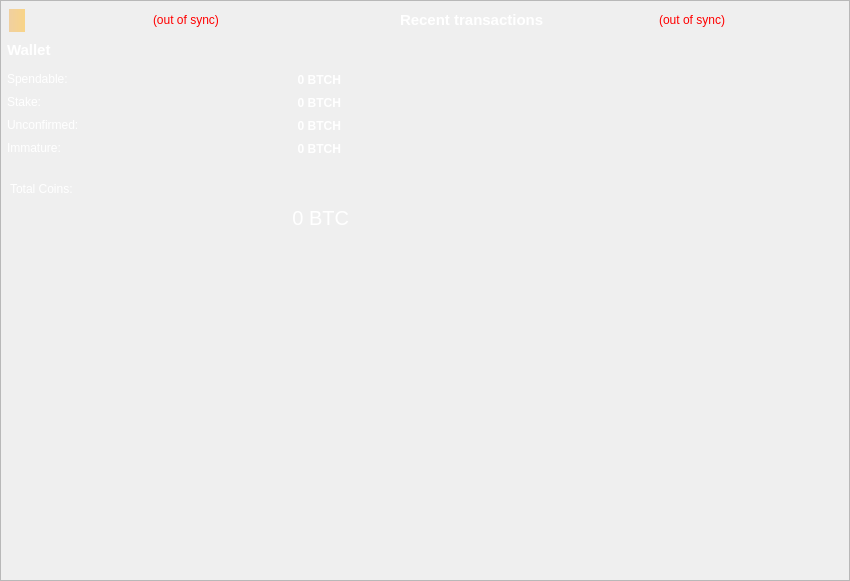
<?xml version="1.0" encoding="UTF-8"?>
<ui version="4.0">
 <class>OverviewPage</class>
 <widget class="QWidget" name="OverviewPage">
  <property name="enabled">
   <bool>false</bool>
  </property>
  <property name="geometry">
   <rect>
    <x>0</x>
    <y>0</y>
    <width>850</width>
    <height>581</height>
   </rect>
  </property>
  <property name="minimumSize">
   <size>
    <width>850</width>
    <height>581</height>
   </size>
  </property>
  <property name="maximumSize">
   <size>
    <width>850</width>
    <height>581</height>
   </size>
  </property>
  <property name="windowTitle">
   <string>Form</string>
  </property>
  <property name="styleSheet">
   <string notr="true">color: rgb(255, 255, 255);</string>
  </property>
  <widget class="QLabel" name="labelAlerts">
   <property name="geometry">
    <rect>
     <x>9</x>
     <y>9</y>
     <width>16</width>
     <height>23</height>
    </rect>
   </property>
   <property name="visible">
    <bool>true</bool>
   </property>
   <property name="styleSheet">
    <string notr="true">background-color: qlineargradient(x1: 0, y1: 0, x2: 1, y2: 0, stop:0 #F0D0A0, stop:1 #F8D488);  color:#000000
</string>
   </property>
   <property name="wordWrap">
    <bool>true</bool>
   </property>
   <property name="margin">
    <number>3</number>
   </property>
  </widget>
  <widget class="QFrame" name="frame">
   <property name="geometry">
    <rect>
     <x>0</x>
     <y>0</y>
     <width>850</width>
     <height>581</height>
    </rect>
   </property>
   <property name="minimumSize">
    <size>
     <width>850</width>
     <height>581</height>
    </size>
   </property>
   <property name="maximumSize">
    <size>
     <width>850</width>
     <height>581</height>
    </size>
   </property>
   <property name="autoFillBackground">
    <bool>false</bool>
   </property>
   <property name="styleSheet">
    <string notr="true">background-image: url(:/images/bkg);</string>
   </property>
   <property name="frameShape">
    <enum>QFrame::StyledPanel</enum>
   </property>
   <property name="frameShadow">
    <enum>QFrame::Raised</enum>
   </property>
   <property name="lineWidth">
    <number>0</number>
   </property>
   <widget class="QLabel" name="label_5">
    <property name="geometry">
     <rect>
      <x>7</x>
      <y>40</y>
      <width>47</width>
      <height>20</height>
     </rect>
    </property>
    <property name="font">
     <font>
      <pointsize>11</pointsize>
      <weight>75</weight>
      <bold>true</bold>
     </font>
    </property>
    <property name="text">
     <string>Wallet</string>
    </property>
   </widget>
   <widget class="QLabel" name="labelWalletStatus">
    <property name="geometry">
     <rect>
      <x>153</x>
      <y>10</y>
      <width>85</width>
      <height>20</height>
     </rect>
    </property>
    <property name="toolTip">
     <string>The displayed information may be out of date. Your wallet automatically synchronizes with the BitcoinHedge network after a connection is established, but this process has not completed yet.</string>
    </property>
    <property name="styleSheet">
     <string notr="true">QLabel { color: red; }</string>
    </property>
    <property name="text">
     <string notr="true">(out of sync)</string>
    </property>
    <property name="alignment">
     <set>Qt::AlignLeading|Qt::AlignLeft|Qt::AlignVCenter</set>
    </property>
   </widget>
   <widget class="QLabel" name="labelTotal">
    <property name="geometry">
     <rect>
      <x>10</x>
      <y>203</y>
      <width>339</width>
      <height>31</height>
     </rect>
    </property>
    <property name="font">
     <font>
      <family>Ubuntu</family>
      <pointsize>15</pointsize>
      <weight>9</weight>
      <italic>false</italic>
      <bold>false</bold>
     </font>
    </property>
    <property name="cursor">
     <cursorShape>IBeamCursor</cursorShape>
    </property>
    <property name="toolTip">
     <string>Your current total balance</string>
    </property>
    <property name="styleSheet">
     <string notr="true">font: 75 15pt &quot;Ubuntu&quot;;
</string>
    </property>
    <property name="text">
     <string notr="true">0 BTC</string>
    </property>
    <property name="alignment">
     <set>Qt::AlignRight|Qt::AlignTrailing|Qt::AlignVCenter</set>
    </property>
    <property name="textInteractionFlags">
     <set>Qt::LinksAccessibleByMouse|Qt::TextSelectableByKeyboard|Qt::TextSelectableByMouse</set>
    </property>
   </widget>
   <widget class="QLabel" name="label">
    <property name="geometry">
     <rect>
      <x>7</x>
      <y>70</y>
      <width>76</width>
      <height>17</height>
     </rect>
    </property>
    <property name="text">
     <string>Spendable:</string>
    </property>
   </widget>
   <widget class="QLabel" name="label_6">
    <property name="geometry">
     <rect>
      <x>7</x>
      <y>93</y>
      <width>42</width>
      <height>17</height>
     </rect>
    </property>
    <property name="text">
     <string>Stake:</string>
    </property>
   </widget>
   <widget class="QLabel" name="labelImmature">
    <property name="geometry">
     <rect>
      <x>120</x>
      <y>139</y>
      <width>221</width>
      <height>20</height>
     </rect>
    </property>
    <property name="font">
     <font>
      <weight>75</weight>
      <bold>true</bold>
     </font>
    </property>
    <property name="toolTip">
     <string>Mined balance that has not yet matured</string>
    </property>
    <property name="text">
     <string notr="true">0 BTCH</string>
    </property>
    <property name="alignment">
     <set>Qt::AlignRight|Qt::AlignTrailing|Qt::AlignVCenter</set>
    </property>
    <property name="textInteractionFlags">
     <set>Qt::LinksAccessibleByMouse|Qt::TextSelectableByKeyboard|Qt::TextSelectableByMouse</set>
    </property>
   </widget>
   <widget class="QLabel" name="labelImmatureText">
    <property name="geometry">
     <rect>
      <x>7</x>
      <y>139</y>
      <width>71</width>
      <height>17</height>
     </rect>
    </property>
    <property name="text">
     <string>Immature:</string>
    </property>
   </widget>
   <widget class="QLabel" name="labelStake">
    <property name="geometry">
     <rect>
      <x>120</x>
      <y>93</y>
      <width>221</width>
      <height>20</height>
     </rect>
    </property>
    <property name="font">
     <font>
      <weight>75</weight>
      <bold>true</bold>
     </font>
    </property>
    <property name="cursor">
     <cursorShape>IBeamCursor</cursorShape>
    </property>
    <property name="toolTip">
     <string>Total of coins that was staked, and do not yet count toward the current balance</string>
    </property>
    <property name="text">
     <string notr="true">0 BTCH</string>
    </property>
    <property name="alignment">
     <set>Qt::AlignRight|Qt::AlignTrailing|Qt::AlignVCenter</set>
    </property>
    <property name="textInteractionFlags">
     <set>Qt::LinksAccessibleByMouse|Qt::TextSelectableByKeyboard|Qt::TextSelectableByMouse</set>
    </property>
   </widget>
   <widget class="QLabel" name="labelBalance">
    <property name="geometry">
     <rect>
      <x>110</x>
      <y>70</y>
      <width>231</width>
      <height>20</height>
     </rect>
    </property>
    <property name="font">
     <font>
      <weight>75</weight>
      <bold>true</bold>
     </font>
    </property>
    <property name="cursor">
     <cursorShape>IBeamCursor</cursorShape>
    </property>
    <property name="toolTip">
     <string>Your current spendable balance</string>
    </property>
    <property name="text">
     <string notr="true">0 BTCH</string>
    </property>
    <property name="alignment">
     <set>Qt::AlignRight|Qt::AlignTrailing|Qt::AlignVCenter</set>
    </property>
    <property name="textInteractionFlags">
     <set>Qt::LinksAccessibleByMouse|Qt::TextSelectableByKeyboard|Qt::TextSelectableByMouse</set>
    </property>
   </widget>
   <widget class="QLabel" name="labelUnconfirmed">
    <property name="geometry">
     <rect>
      <x>120</x>
      <y>116</y>
      <width>221</width>
      <height>20</height>
     </rect>
    </property>
    <property name="font">
     <font>
      <weight>75</weight>
      <bold>true</bold>
     </font>
    </property>
    <property name="cursor">
     <cursorShape>IBeamCursor</cursorShape>
    </property>
    <property name="toolTip">
     <string>Total of transactions that have yet to be confirmed, and do not yet count toward the current balance</string>
    </property>
    <property name="text">
     <string notr="true">0 BTCH</string>
    </property>
    <property name="alignment">
     <set>Qt::AlignRight|Qt::AlignTrailing|Qt::AlignVCenter</set>
    </property>
    <property name="textInteractionFlags">
     <set>Qt::LinksAccessibleByMouse|Qt::TextSelectableByKeyboard|Qt::TextSelectableByMouse</set>
    </property>
   </widget>
   <widget class="QLabel" name="label_3">
    <property name="geometry">
     <rect>
      <x>7</x>
      <y>116</y>
      <width>93</width>
      <height>17</height>
     </rect>
    </property>
    <property name="text">
     <string>Unconfirmed:</string>
    </property>
   </widget>
   <widget class="QListView" name="listTransactions">
    <property name="geometry">
     <rect>
      <x>370</x>
      <y>120</y>
      <width>350</width>
      <height>400</height>
     </rect>
    </property>
    <property name="minimumSize">
     <size>
      <width>350</width>
      <height>400</height>
     </size>
    </property>
    <property name="maximumSize">
     <size>
      <width>350</width>
      <height>400</height>
     </size>
    </property>
    <property name="styleSheet">
     <string notr="true">QListView { background: transparent; }
font: 9pt &quot;Ubuntu&quot;;</string>
    </property>
    <property name="frameShape">
     <enum>QFrame::NoFrame</enum>
    </property>
    <property name="verticalScrollBarPolicy">
     <enum>Qt::ScrollBarAlwaysOff</enum>
    </property>
    <property name="horizontalScrollBarPolicy">
     <enum>Qt::ScrollBarAlwaysOff</enum>
    </property>
    <property name="selectionMode">
     <enum>QAbstractItemView::NoSelection</enum>
    </property>
   </widget>
   <widget class="QLabel" name="label_4">
    <property name="geometry">
     <rect>
      <x>400</x>
      <y>10</y>
      <width>143</width>
      <height>20</height>
     </rect>
    </property>
    <property name="font">
     <font>
      <pointsize>11</pointsize>
      <weight>75</weight>
      <bold>true</bold>
     </font>
    </property>
    <property name="text">
     <string>&lt;b&gt;Recent transactions&lt;/b&gt;</string>
    </property>
   </widget>
   <widget class="QLabel" name="labelTransactionsStatus">
    <property name="geometry">
     <rect>
      <x>640</x>
      <y>10</y>
      <width>85</width>
      <height>20</height>
     </rect>
    </property>
    <property name="toolTip">
     <string>The displayed information may be out of date. Your wallet automatically synchronizes with the BitcoinHedge network after a connection is established, but this process has not completed yet.</string>
    </property>
    <property name="styleSheet">
     <string notr="true">QLabel { color: red; }</string>
    </property>
    <property name="text">
     <string notr="true">(out of sync)</string>
    </property>
    <property name="alignment">
     <set>Qt::AlignRight|Qt::AlignTrailing|Qt::AlignVCenter</set>
    </property>
   </widget>
   <widget class="QLabel" name="labelTotalText">
    <property name="geometry">
     <rect>
      <x>10</x>
      <y>180</y>
      <width>339</width>
      <height>17</height>
     </rect>
    </property>
    <property name="styleSheet">
     <string notr="true"/>
    </property>
    <property name="text">
     <string>Total Coins:</string>
    </property>
   </widget>
   <widget class="QWidget" name="widget_2" native="true">
    <property name="enabled">
     <bool>false</bool>
    </property>
    <property name="geometry">
     <rect>
      <x>421</x>
      <y>70</y>
      <width>0</width>
      <height>0</height>
     </rect>
    </property>
    <property name="maximumSize">
     <size>
      <width>0</width>
      <height>0</height>
     </size>
    </property>
    <property name="styleSheet">
     <string notr="true">background-color: transparent;</string>
    </property>
    <widget class="QWidget" name="">
     <layout class="QHBoxLayout" name="horizontalLayout_2"/>
    </widget>
   </widget>
   <zorder>label_5</zorder>
   <zorder>labelWalletStatus</zorder>
   <zorder>labelTotal</zorder>
   <zorder>label_6</zorder>
   <zorder>labelImmature</zorder>
   <zorder>labelImmatureText</zorder>
   <zorder>label</zorder>
   <zorder>labelStake</zorder>
   <zorder>labelBalance</zorder>
   <zorder>labelUnconfirmed</zorder>
   <zorder>label_3</zorder>
   <zorder>listTransactions</zorder>
   <zorder>label_4</zorder>
   <zorder>horizontalSpacer</zorder>
   <zorder>labelTransactionsStatus</zorder>
   <zorder>layoutWidget</zorder>
   <zorder>labelTotalText</zorder>
   <zorder>labelTotalText</zorder>
   <zorder>labelTotal</zorder>
  </widget>
  <zorder>frame</zorder>
  <zorder>labelAlerts</zorder>
  <zorder>layoutWidget</zorder>
 </widget>
 <resources/>
 <connections/>
</ui>
